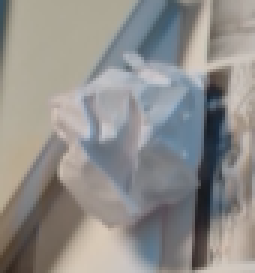
#> input picture case_success/easy/assets/template_2.png, 85 x 91 px (shown 3 times larger)
$ python run_easy_2.py
#> lines starting #> are read from the running program, lines starting #| are printed output that depends on the picture; after the words box and inside, x2 and y2 are one past the last pixel; in counts of white or black regions, pixels touching at a corner belong together; pictures that were not available may be replaced by others from this repository, and a replacement may not be noted
### utils/common.py
## CI 7204 Image Processing and Analytics 2/2568
## Challenge 2: Object Detection with Feature Point Matching
## Shared utility — imported by all case scripts

import os
import numpy as np
import cv2

# Colors for each detected instance (BGR)
INSTANCE_COLORS = [
    (0, 255, 0),    # green   — instance 1
    (0, 0, 255),    # red     — instance 2
    (255, 0, 0),    # blue    — instance 3
    (0, 255, 255),  # yellow  — instance 4
    (255, 0, 255),  # magenta — instance 5
]


# ---------------------------------------------------------------------------
# Multi-instance detector: Iterative Homography
# Returns list of dst_pts quads (one per found instance)
# ---------------------------------------------------------------------------
# [86 lines left out: functions detect_all_instances, overlayImage, not called in this run]


# ---------------------------------------------------------------------------
# Helper: create feature detector
# ---------------------------------------------------------------------------
def create_detector(choice, sift_params=None):
    if choice == 1:
        params = sift_params or {}
        return cv2.SIFT_create(**params), "SIFT"
    if choice == 2:
        if not hasattr(cv2, "xfeatures2d"):
            print("[ERROR] SURF is not available in this OpenCV build.")
            return None, None
        return cv2.xfeatures2d.SURF_create(), "SURF"
    return cv2.ORB_create(), "ORB"


# ---------------------------------------------------------------------------
# Main detection pipeline
# ---------------------------------------------------------------------------
def run_detection(config):
    template_path     = config["TEMPLATE_PATH"]
    video_path        = config["VIDEO_PATH"]
    output_path       = config["OUTPUT_PATH"]
    feature_choice    = config.get("FEATURE_CHOICE", 1)
    sift_params       = config.get("SIFT_PARAMS", None)
    min_match_count   = config.get("MIN_MATCH_COUNT", 10)
    ratio_test        = config.get("RATIO_TEST", 0.75)
    ransac_threshold  = config.get("RANSAC_THRESHOLD", 5.0)
    wait_ms           = config.get("WAIT_MS", 30)
    draw_choice       = config.get("DRAW_CHOICE", 1)
    case_type         = config.get("CASE_TYPE", "unknown")
    case_number       = config.get("CASE_NUMBER", 0)
    target_object     = config.get("TARGET_OBJECT", "N/A")
    description       = config.get("DESCRIPTION", "N/A")
    failure_analysis  = config.get("FAILURE_ANALYSIS", None)

    # --- Print case summary --------------------------------------------------
    print(f"\n{'='*65}")
    print(f"  CASE : {case_type.upper()} #{case_number}")
    print(f"  TARGET   : {target_object}")
    print(f"  DESC     : {description}")
    print(f"  PARAMS   : MIN_MATCH={min_match_count} | RATIO={ratio_test} | RANSAC={ransac_threshold}")
    if sift_params:
        print(f"  SIFT     : {sift_params}")
    if failure_analysis:
        print(f"  EXPECTED FAILURE: {failure_analysis}")
    print(f"{'='*65}\n")

    # --- Load template -------------------------------------------------------
    template_bgr = cv2.imread(template_path)
#> template_bgr is the input picture: shape (91, 85, 3); mean B, G, R 139, 141.9, 144
    if template_bgr is None:
        print(f"[ERROR] Cannot open template: {template_path}")
        print("        -> Put your template image in the assets/ folder.")
        return
    template_gray = cv2.cvtColor(template_bgr, cv2.COLOR_BGR2GRAY)
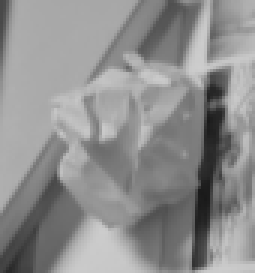
#> template_gray: shape (91, 85) (shown 3 times larger); min 25, max 205, mean 142.2

    # --- Load video ----------------------------------------------------------
    capture = cv2.VideoCapture(video_path)
    if not capture.isOpened():
        print(f"[ERROR] Cannot open video: {video_path}")
        print("        -> Put your video file in the assets/ folder.")
        return

    # --- Create detector & compute template descriptors ----------------------
    detector, detector_name = create_detector(feature_choice, sift_params)
    if detector is None:
        capture.release()
        return

    template_kps, template_descs = detector.detectAndCompute(template_gray, None)
#> template_kps = 51 keypoints; strongest (x, y, size): (72, 29, 5.7), (71, 40, 5.4), (68, 69, 7.9), (66, 22, 6.3)
    if template_descs is None or len(template_kps) == 0:
        print("[ERROR] No keypoints found in template image.")
        print("        -> Use a template with richer texture/pattern.")
        capture.release()
        return

    print(f"Template keypoints: {len(template_kps)}")
#| Template keypoints: 51

    # --- FLANN matcher -------------------------------------------------------
    FLANN_INDEX_KDTREE = 0
    FLANN_INDEX_LSH    = 6
    if feature_choice in [1, 2]:
        index_params = dict(algorithm=FLANN_INDEX_KDTREE, trees=5)
    else:
        index_params = dict(algorithm=FLANN_INDEX_LSH,
                            table_number=6, key_size=12, multi_probe_level=1)
    search_params = dict(checks=50)
    flann = cv2.FlannBasedMatcher(index_params, search_params)

    # --- Video writer --------------------------------------------------------
    frame_w = int(capture.get(cv2.CAP_PROP_FRAME_WIDTH))
    frame_h = int(capture.get(cv2.CAP_PROP_FRAME_HEIGHT))
    fps     = capture.get(cv2.CAP_PROP_FPS)
    if fps <= 0:
        fps = 20.0

    os.makedirs(os.path.dirname(output_path), exist_ok=True)
    fourcc = cv2.VideoWriter_fourcc(*"mp4v")
    writer = cv2.VideoWriter(output_path, fourcc, fps, (frame_w, frame_h))
    if not writer.isOpened():
        print(f"[ERROR] Cannot write output video: {output_path}")
        capture.release()
        return

    print(f"Detector : {detector_name} + FLANN + RANSAC")
    print(f"Output   : {output_path}")
    print("Press ESC to stop early.\n")

    multi_detect = config.get("MULTI_DETECT", False)
    max_detections = config.get("MAX_DETECTIONS", 5)

    frame_count  = 0
    detect_count = 0

    # --- Main processing loop ------------------------------------------------
    while True:
        ret, cam_bgr = capture.read()
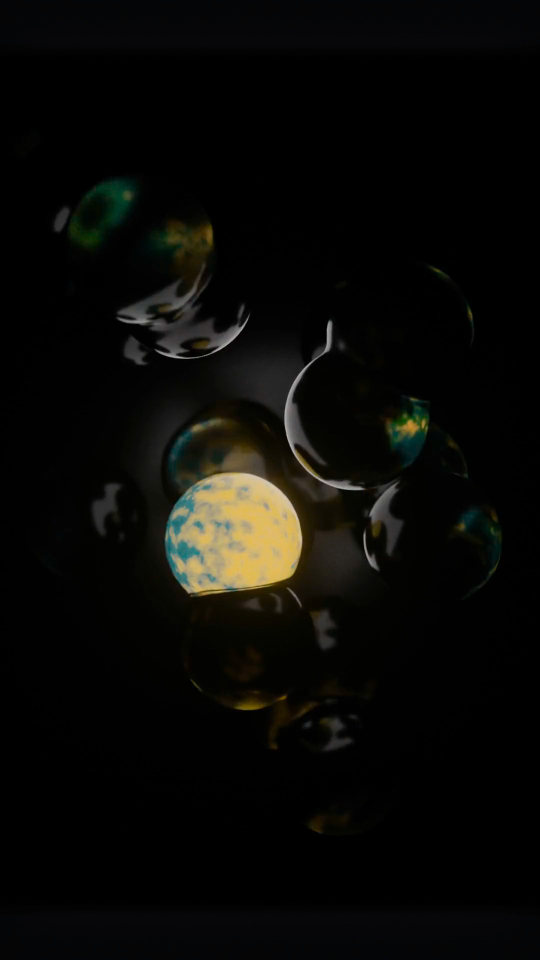
#> input picture frame 30 of case_failed/failed_as_expected/assets/video_1.mp4, 1080 x 1920 px, given in place of video_2.mp4, which was not available (shown at 1/2 size)
#> cam_bgr is the input picture: shape (1920, 1080, 3); mean B, G, R 6.8, 9.5, 9.8
        if not ret or cam_bgr is None:
            print("End of video.")
            break

        frame_count += 1
        cam_gray = cv2.cvtColor(cam_bgr, cv2.COLOR_BGR2GRAY)
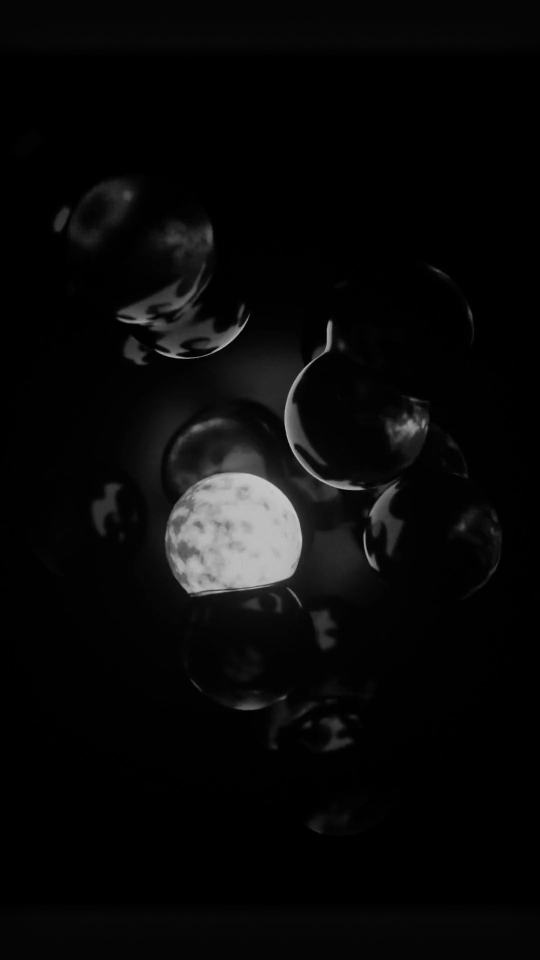
#> cam_gray: shape (1920, 1080) (shown at 1/2 size); min 0, max 204, mean 9.3
        cam_kps, cam_descs = detector.detectAndCompute(cam_gray, None)
#> cam_kps = 299 keypoints; strongest (x, y, size): (479, 1066, 171.5), (655, 694, 9.1), (691, 972, 13.7), (471, 664, 16.3)

        homoResult  = cam_bgr.copy()
        goodMatches = []
        matchesMask = None
        detected    = False

        if cam_descs is not None and len(cam_kps) > 0:

            # ================================================================
            # MULTI-DETECT MODE: Iterative Homography
            # ================================================================
            if multi_detect:
                found_boxes = detect_all_instances(
                    template_kps, template_descs, template_gray,
                    cam_kps, cam_descs, flann, config
                )
                for i, dst_pts in enumerate(found_boxes):
                    color = INSTANCE_COLORS[i % len(INSTANCE_COLORS)]
                    homoResult = cv2.polylines(
                        homoResult, [np.int32(dst_pts)],
                        True, color, 2, cv2.LINE_AA
                    )
                    # Label each instance
                    cx = int(dst_pts[:, 0, 0].mean())
                    cy = int(dst_pts[:, 0, 1].mean())
                    cv2.putText(homoResult, f"#{i+1}",
                                (cx - 10, cy), cv2.FONT_HERSHEY_SIMPLEX,
                                0.7, color, 2)
                if found_boxes:
                    detected = True
                    detect_count += 1
                status_text  = f"DETECTED {len(found_boxes)} object(s)" if found_boxes \
                               else f"NOT DETECTED (0/{min_match_count})"
                status_color = (0, 255, 0) if found_boxes else (0, 0, 255)

            # ================================================================
            # SINGLE-DETECT MODE: standard pipeline
            # ================================================================
            else:
                matches = flann.knnMatch(template_descs, cam_descs, k=2)
#> matches = 51 matches
                for mn in matches:
                    if len(mn) == 2:
                        m, n = mn[0], mn[1]
                        if m.distance < ratio_test * n.distance:
                            goodMatches.append(m)
#> this loop made 51 passes
#> after the loop, goodMatches = []

                if len(goodMatches) >= min_match_count:
                    template_pts = np.float32(
                        [template_kps[m.queryIdx].pt for m in goodMatches]
                    ).reshape(-1, 1, 2)
                    cam_pts = np.float32(
                        [cam_kps[m.trainIdx].pt for m in goodMatches]
                    ).reshape(-1, 1, 2)
                    H, mask = cv2.findHomography(
                        template_pts, cam_pts, cv2.RANSAC, ransac_threshold
                    )
                    if H is not None and mask is not None:
                        matchesMask = mask.ravel().tolist()
                        h, w = template_gray.shape[:2]
                        src_pts = np.float32(
                            [[0, 0], [0, h-1], [w-1, h-1], [w-1, 0]]
                        ).reshape(-1, 1, 2)
                        dst_pts = cv2.perspectiveTransform(src_pts, H)
                        if draw_choice in [1, 3]:
                            homoResult = cv2.polylines(
                                homoResult, [np.int32(dst_pts)],
                                True, (0, 255, 0), 2, cv2.LINE_AA
                            )
                        detected = True
                        detect_count += 1

                status_text  = f"DETECTED ({len(goodMatches)} matches)" if detected \
                               else f"NOT DETECTED ({len(goodMatches)}/{min_match_count})"
#> status_text = 'NOT DETECTED (0/10)'
                status_color = (0, 255, 0) if detected else (0, 0, 255)

        else:
            status_text  = f"NOT DETECTED (no keypoints)"
            status_color = (0, 0, 255)

        # --- Overlay status text on frame ------------------------------------
        cv2.putText(homoResult, status_text,
                    (10, 30), cv2.FONT_HERSHEY_SIMPLEX, 0.7, status_color, 2)
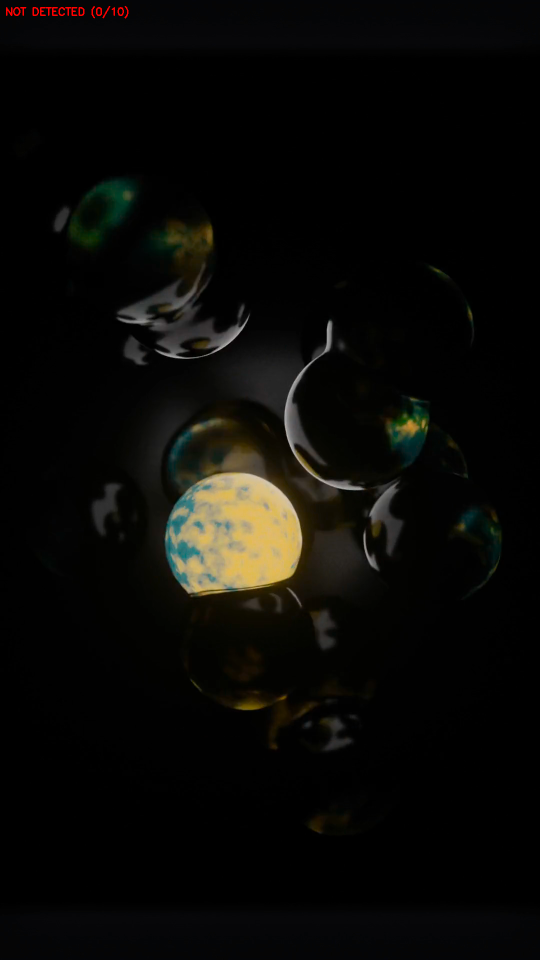
#> homoResult: shape (1920, 1080, 3) (shown at 1/2 size); 0.09% of pixels changed, all inside (x1, y1, x2, y2) = (12, 12, 257, 37)
        mode_label = "MULTI" if multi_detect else "SINGLE"
        cv2.putText(homoResult,
                    f"{case_type.upper()} #{case_number} | {detector_name}+FLANN+RANSAC [{mode_label}]",
                    (10, frame_h - 10), cv2.FONT_HERSHEY_SIMPLEX, 0.45, (255, 255, 0), 1)
#> homoResult: shape (1920, 1080, 3); 0.03% of pixels changed, all inside (x1, y1, x2, y2) = (12, 1899, 304, 1914)

        # --- Draw feature matches (single mode only) -------------------------
        win_title = f"{case_type.upper()} #{case_number}"
        cv2.imshow(f"{win_title} - Detection", homoResult)

        if not multi_detect:
            draw_params = dict(
                matchColor=(0, 255, 0),
                singlePointColor=(255, 0, 0),
                matchesMask=matchesMask,
                flags=cv2.DRAW_MATCHES_FLAGS_DRAW_RICH_KEYPOINTS,
            )
            matchResult = cv2.drawMatches(
                template_bgr, template_kps,
                cam_bgr, cam_kps if cam_kps else [],
                goodMatches, None, **draw_params
            )
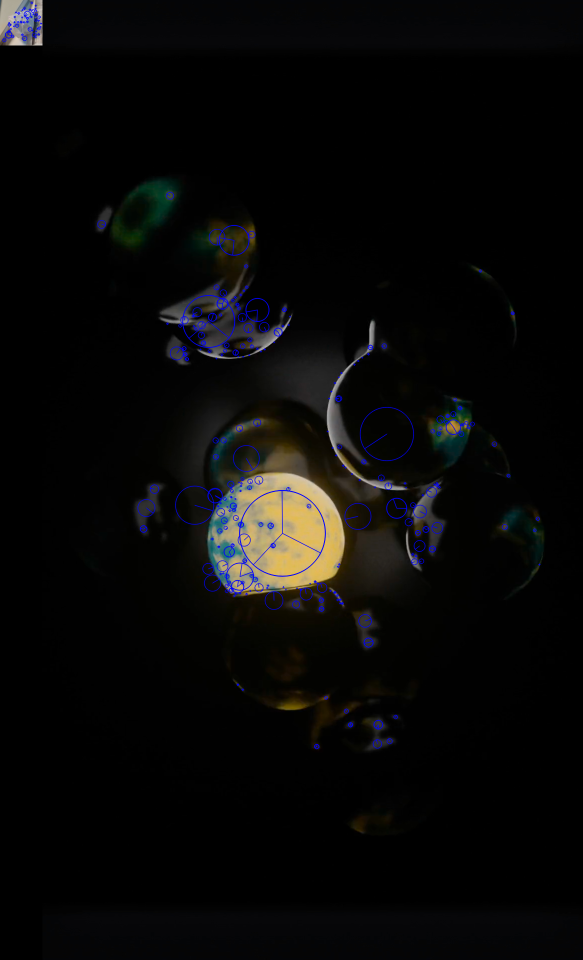
#> matchResult: shape (1920, 1165, 3) (shown at 1/2 size); mean B, G, R 8.1, 8.8, 9.1
            cv2.imshow(f"{win_title} - Matches", matchResult)

        writer.write(homoResult)

        if cv2.waitKey(wait_ms) == 27:
#> (key Esc is pressed here)
            print("ESC pressed — stopping early.")
            break

    # --- Summary -------------------------------------------------------------
    rate = (detect_count / frame_count * 100) if frame_count > 0 else 0.0
    print(f"\n--- Result Summary ---")
    print(f"Total frames   : {frame_count}")
    print(f"Detected frames: {detect_count}  ({rate:.1f}%)")
    print(f"Output saved   : {output_path}")
    if failure_analysis and rate < 30:
        print(f"[ANALYSIS] Detection rate {rate:.1f}% — consistent with expected failure.")
        print(f"           Reason: {failure_analysis}")

    cv2.destroyAllWindows()
    writer.release()
    capture.release()

### case_success/easy/run_easy_2.py
## CI 7204 Image Processing and Analytics 2/2568
## Challenge 2 — SUCCESS / EASY  #2
## ============================================================
## Target Object  : <FILL IN>  e.g. "Cereal box / product packaging"
## Template Source: <FILL IN>
## Video Source   : <FILL IN>
## Why easy       : Bold logo, multiple colors, high contrast
## ============================================================

import sys, os
sys.path.insert(0, os.path.join(os.path.dirname(__file__), '..', '..', 'utils'))
from common import run_detection

BASE = os.path.dirname(__file__)

config = {
    "TEMPLATE_PATH": os.path.join(BASE, "assets", "template_2.png"),
    "VIDEO_PATH":    os.path.join(BASE, "assets", "video_2.mp4"),
    "OUTPUT_PATH":   os.path.join(BASE, "output", "output_easy_2.mp4"),

    "FEATURE_CHOICE": 1,
    "SIFT_PARAMS": None,

    "MIN_MATCH_COUNT": 10,
    "RATIO_TEST": 0.75,
    "RANSAC_THRESHOLD": 5.0,

    "DRAW_CHOICE": 1,
    "WAIT_MS": 30,

    "CASE_TYPE": "easy",
    "CASE_NUMBER": 2,
    "TARGET_OBJECT": "FILL_IN",
    "DESCRIPTION": "Easy case: product packaging with rich graphics and text",
}

if __name__ == "__main__":
    run_detection(config)
